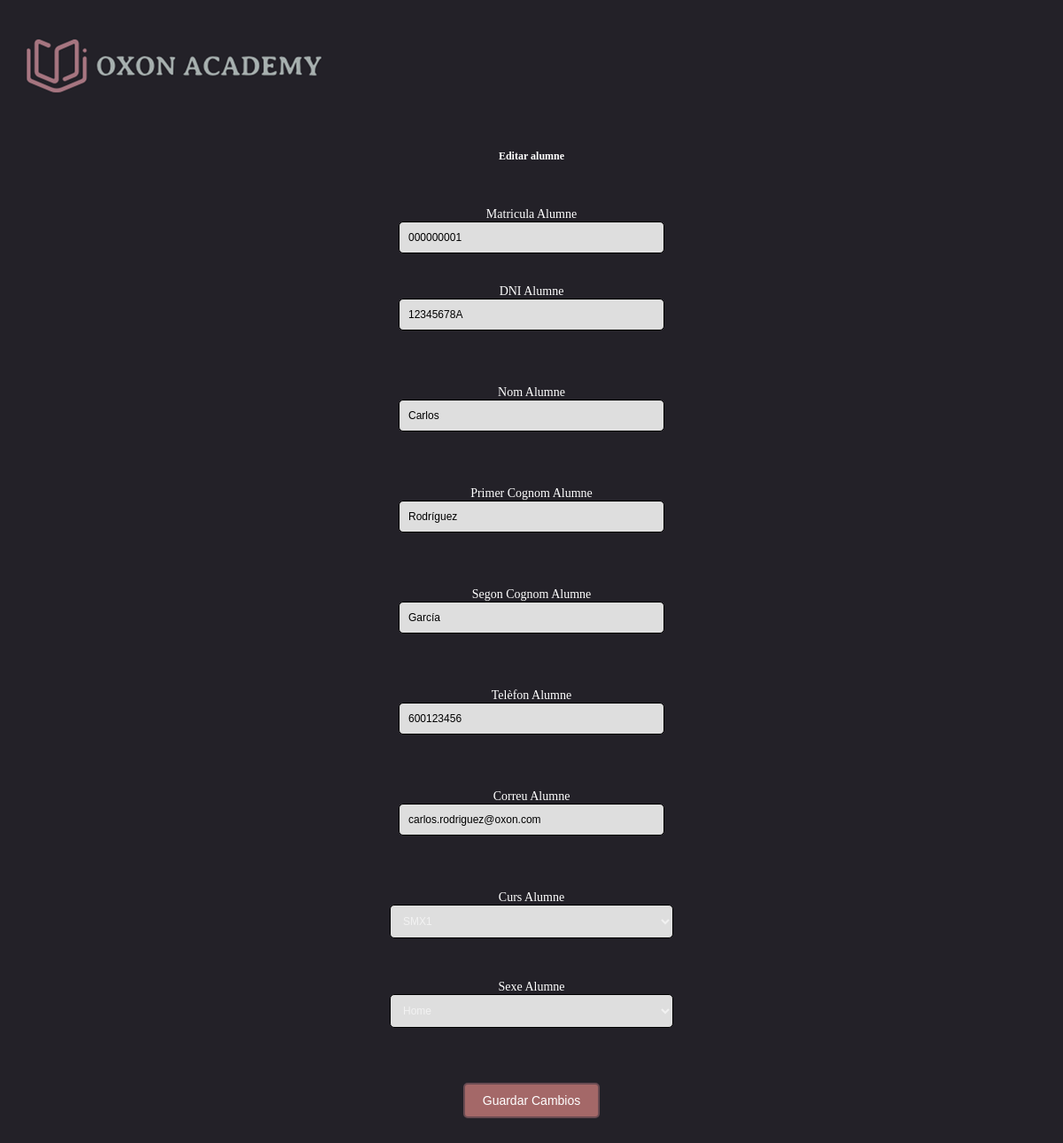
Screenshot of /WEB/formularios/alumne/formeditarAlumne.php?ID=000000001 with the database file from the repository.
### tables this page shows
CREATE TABLE tbl_alumnes(
  Matricula_alumne CHAR(9) NOT NULL PRIMARY KEY,
  DNI_alumne CHAR(9) NOT NULL,
  Nom_alumne VARCHAR(30) NULL,
  Primer_Cognom_alumne VARCHAR(60) NOT NULL,
  Segon_Cognom_alumne VARCHAR(60) NOT NULL,
  Telefon_alumne CHAR(9) NOT NULL,
  Correu_alumne VARCHAR(50) NOT NULL,
  Sexe_alumne ENUM('Home','Dona','No binari') NOT NULL,
  FK_ID_curs INT NOT NULL
);

### WEB/formularios/alumne/formeditarAlumne.php (the view, shortened to what this page needs)
<?php
    if (!isset($_GET['ID'])){
        header('Location: ./../../crud.php');
        exit();
    } else {
        require_once './../../conexion.php';
        try {
            $ID = $_GET['ID'];
            $stmt = $conn->prepare("SELECT * FROM tbl_alumnes WHERE Matricula_alumne = ?");
            $stmt->bindParam(1, $ID);
            $stmt->execute();
            $datos_escuela = $stmt->fetchAll();
            $array=array();
            foreach($datos_escuela as $clave => $valor){
                $array=$valor;
            }
        } catch (PDOException $e) {
            echo "Error al obtener datos de la base de datos: " . $e->getMessage();
        }
    }
?>
<head>
    <link rel="stylesheet" href="./../../css/csseditar_crear.css">
    <link rel="stylesheet" href="./../../css/style.css">
</head>
<body>
    <br>
    <div class="logo">
        <img src="./../../img/logoextendido.png" alt="LOGO">
    </div>
    <div class="titulo">
        <h1>Editar alumne</h1>
    </div>
    <form action="./../../acciones/editar.php" method="post">
        <label for="Matricula_Alumne">Matricula Alumne</label><br>
        <input type="text" id="Matricula_Alumne" name="Matricula_Alumne" value="<?php echo $ID; ?>" readonly>
        <br><br>
        <label for="DNI_Alumne">DNI Alumne</label><br>
        <input type="text" id="DNI_Alumne" name="DNI_Alumne" value="<?php echo $array[1];?>" placeholder="Introduzca su DNI - 8 Numeros y letra" pattern="[0-9]{8}[A-Za-z]{1}" readonly>
        <br><br>
        <label for="Nom_Alumne">Nom Alumne</label><br>
        <input onmouseleave="validarNombre()" type="text" id="Nom_Alumne" name="Nom_Alumne" value="<?php echo $array[2]?>"  maxlength="30"required>
        <br><br>
        <label for="Primer_Cognom_Alumne">Primer Cognom Alumne</label><br>
        <input onmouseleave="validaApellido1()" type="text" id="Primer_Cognom_Alumne" name="Primer_Cognom_Alumne" value="<?php echo $array[3]?>" maxlength="60" required>
        <br><br>
        <label for="Segon_Cognom_Alumne">Segon Cognom Alumne</label><br>
        <input onmouseleave="validaApellido2()" type="text" id="Segon_Cognom_Alumne" name="Segon_Cognom_Alumne" value="<?php echo $array[4]?>" maxlength="60" required>
        <br><br>
        <label for="Telefon_Alumne">Telèfon Alumne</label><br>
        <input onmouseleave="validaTelf()" type="tel" id="Telefon_Alumne" name="Telefon_Alumne" value="<?php echo $array[5]?>" required>
        <br><br>
        <label for="Correu_Alumne">Correu Alumne</label><br>
        <input onmouseleave="validaEmail()" type="email" id="Correu_Alumne" name="Correu_Alumne" value="<?php echo $array[6]?>" required>
        <br><br>
        <label for="FK_ID_curs">Curs Alumne</label><br>
        <select onmouseleave="validaOpcionesCurso()" id="FK_ID_curs" name="FK_ID_curs" class="selectform" required>
            <option value="1" <?php echo ($array[8] == '1') ? 'selected' : ''; ?>>SMX1</option>
        </select>
        <br>
        <label for="Sexe_Alumne">Sexe Alumne</label><br>
        <select onmouseleave="validaOpcionesSexo()" id="Sexe_Alumne" name="Sexe_Alumne" class="selectform" required>
            <option <?php echo ($array[7] == "Home") ? 'selected' : ''; ?>>Home</option>
        </select>
        <br><br>
        <input type="submit" value="Guardar Cambios" class="button_form">
    </form><br><br>
</body>

### WEB/css/csseditar_crear.css (style rules this page uses)
* { background-color: rgb(35, 33, 40); color:#f2f2f2; }
input[type="text"] { width: 100%; }
.titulo { text-align: center; }
.button_form { display: inline-block; padding: 10px 20px; text-decoration: none; background-color: #a47580; border: 2px solid #674950; border-radius: 5px; }

### WEB/css/style.css (style rules this page uses)
* { font-size: 12px; }
body { margin: 0%; }
h1 { text-align: center; margin-top: 3em; color: white; }
form { margin-top: 50px; text-align: center; }
form label { color: white; font-size: 14px; }
form input { color: black; }
form input[type="text"], form input[type="tel"], form input[type="password"], form input[type="email"], form input[type="number"], .selectform { width: 100%; max-width: 300px; padding: 10px; margin-bottom: 20px; border-radius: 5px; border: 1px solid rgb(0, 0, 0); background-color: #dedede; }
form input[type="submit"] { padding: 10px 20px; color: #ffffff; text-decoration: none; font-size: 14px; border-radius: 5px; border: 2px solid #694b52; background-color: rgb(164, 104, 104); transition: background-color 0.3s, color 0.3s; cursor: pointer; }
.selectform { width: 100%; max-width: 320px; padding: 10px; margin-bottom: 20px; border-radius: 5px; border: 1px solid black; }

### rows the page displays
tbl_alumnes: DNI_Alumne "12345678A", Nom_Alumne "Carlos", Primer_Cognom_Alumne "Rodríguez", Segon_Cognom_Alumne "García", Telefon_Alumne "600123456", Correu_Alumne "carlos.rodriguez@oxon.com", FK_ID_curs "SMX1", Sexe_Alumne "Home"
